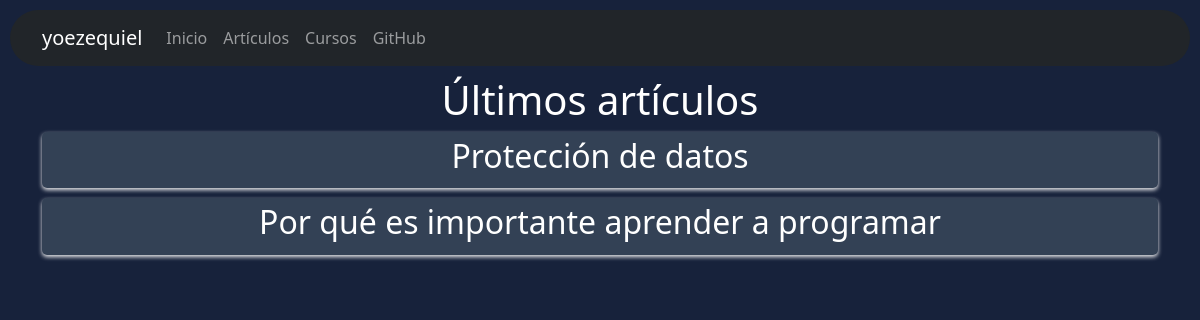
Before: / with the older database file.
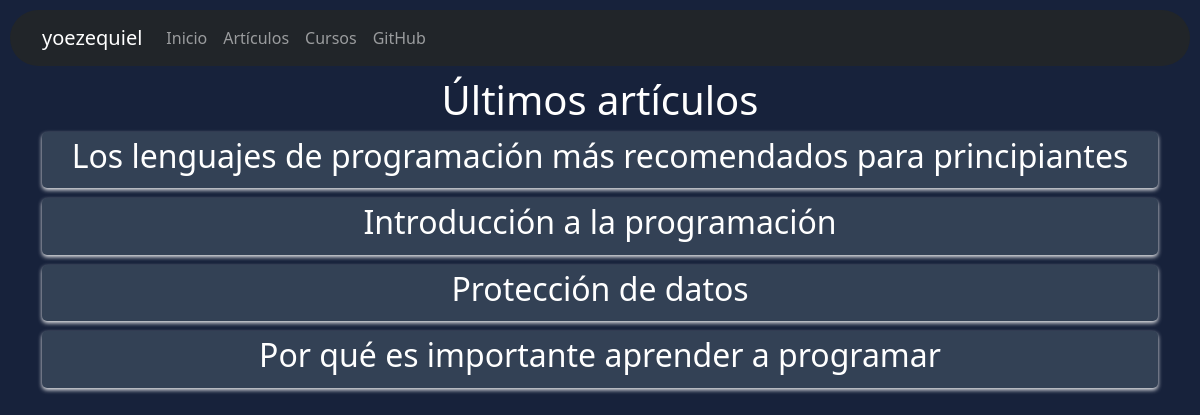
After: the same page with the newer database file.
### tables this page shows
CREATE TABLE articles (
                    id INTEGER PRIMARY KEY AUTOINCREMENT,
                    title TEXT NOT NULL,
                    content TEXT NOT NULL,
                    image TEXT
                );

### app.py (the view)
@app.route('/')
def index():
    conn = get_db_connection()
    if conn:
        try:
            cursor = conn.cursor()
            cursor.execute('''
                CREATE TABLE IF NOT EXISTS articles (
                    id INTEGER PRIMARY KEY AUTOINCREMENT,
                    title TEXT NOT NULL,
                    content TEXT NOT NULL,
                    image TEXT
                )
            ''')
            conn.commit()
            cursor.execute("SELECT * FROM articles ORDER BY id DESC LIMIT 5")
            latest_articles = cursor.fetchall()
            cursor.close()
            conn.close()
            if len(latest_articles) == 0:
                message = "No hay artículos publicados aún"
            else:
                message = ""
            return render_template('index.html', articles=latest_articles, message=message)
        except sqlite3.Error as e:
            print(e)
            return "Error en la conexión a la base de datos"
    else:
        return "Error en la conexión a la base de datos"

### app.py (called while the page is built)
def get_db_connection():
    try:
        conn = sqlite3.connect('blog.db')
        return conn
    except sqlite3.Error as e:
        print(e)
        return None

### templates/index.html (shortened to what this page needs)
{% extends 'base.html' %}
{% block content %}
<link rel="stylesheet" href="{{ url_for('static', filename='css/index.css') }}">
    <h1>Últimos artículos</h1>
    {% if message %}
        <p>{{ message }}</p>
    {% else %}
        {% for article in articles %}
            <div class="article">
                <h2><a href="{{ url_for('view_article', article_id=article[0]) }}">{{ article[1] }}</a></h2>
            </div>
        {% endfor %}
    {% endif %}
{% endblock %}

### templates/base.html (shortened to what this page needs)
<!DOCTYPE html>
<html>
<head>
    <link rel="stylesheet" href="https://stackpath.bootstrapcdn.com/bootstrap/5.0.0-alpha2/css/bootstrap.min.css">
    <link rel="stylesheet" href="{{ url_for('static', filename='css/base.css') }}">
</head>
<body>
    <nav class="navbar navbar-expand-lg navbar-dark bg-dark">
        <div class="container">
            <a class="navbar-brand" href="/">yoezequiel</a>
            <div class="collapse navbar-collapse" id="navbarNav">
                <ul class="navbar-nav ml-auto">
                    <li class="nav-item">
                        <a class="nav-link" href="/">Inicio</a>
                    </li>
                    <li class="nav-item">
                        <a class="nav-link" href="/articles">Artículos</a>
                    </li>
                    <li class="nav-item">
                        <a class="nav-link" href="/cursos">Cursos</a>
                    </li>
                    <li class="nav-item">
                        <a class="nav-link" href="https://github.com/yoezequiel">GitHub</a>
                    </li>
                </ul>
            </div>
        </div>
    </nav>
    <div class="container">
        {% block content %}
        {% endblock %}
    </div>
</body>
</html>

### static/css/base.css (style rules this page uses)
body { background-color: rgb(23, 34, 59); color: white; text-align: center; }
nav { border-radius: 100px; margin: 10px; }

### static/css/index.css (style rules this page uses)
.article { padding: 5px; margin-bottom: 10px; box-shadow: 0 2px 4px rgba(251, 251, 251, 0.934); transition: transform 0.2s ease-in-out; background-color: rgb(51, 65, 85); border-radius: 5px; }
a { text-decoration: none; color: white; font-weight: 350; }

Changed rows visible on the page:
added articles: title "Los lenguajes de programación más recomendados para principiantes"
added articles: title "Introducción a la programación"
